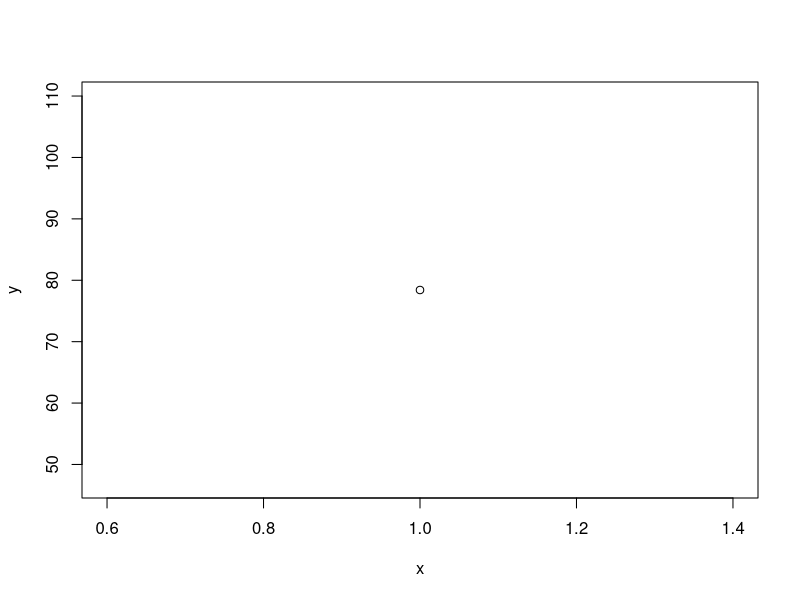

Recreate this plot in R.
x=seq(1, 10, len=1)
y=40*2 + rnorm(seq(1, 10, len=1)) 
plot(x,y)
summary(x)
mean(x)
#Check out this collaborator change
mean(y)